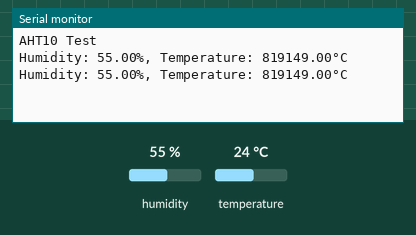
Recording of a sketch running on a simulated Arduino Uno, built with avr-gcc and run on an emulated ATmega328P. Parts: the last lines printed to the serial monitor. Wiring (inferred from the names in the program): AHT10/20 sensor at I2C address 0x38. The inputs (shaded band) are chosen by the test bench; at power-on: humidity 55 %, temperature 24 °C.

Above: at 6.0 s.
6.1 s: humidity set to 22 %
At 10.6 s:
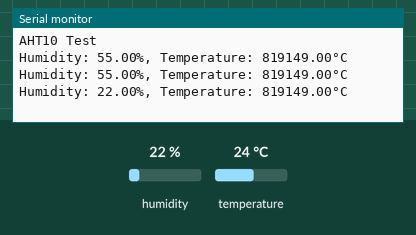
12.2 s: temperature set to 12 °C
At 15.8 s:
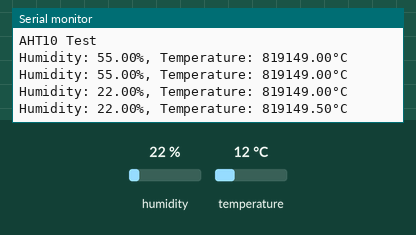
18.3 s: humidity set to 40 %
At 21.0 s:
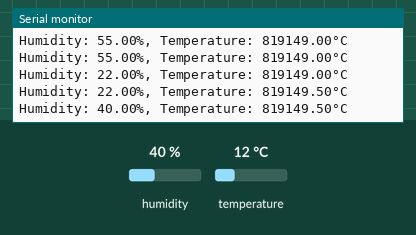
Timing chart, 0 to 22.5 s (numbered marks = the images above; inputs shaded):
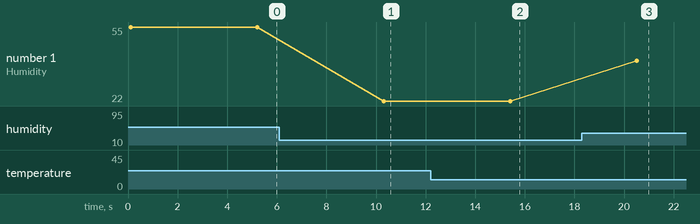

Measured:
- after the input at 6.1 s, the serial monitor: prints a new line after 4.2 s (image 1)
- after the input at 12.2 s, the serial monitor: prints a new line after 3.2 s (image 2)
- after the input at 18.3 s, the serial monitor: prints a new line after 2.2 s (image 3)
- plotted number 1: 55 → 22 after the input at 6.1 s, 22 → 40 after the input at 18.3 s

The sketch:

AHT10_Serial_Test.ino
```cpp
#include <Wire.h>

#define AHT10_ADDRESS 0x38

void setup() {
  Wire.begin();

  Serial.begin(9600);
  Serial.println("AHT10 Test");
}

void loop() {
  Wire.beginTransmission(AHT10_ADDRESS);
  Wire.write(0xAC);
  Wire.write(0x33);
  Wire.write(0x00);
  Wire.endTransmission();

  delay(100);

  Wire.requestFrom(AHT10_ADDRESS, 6);
  uint8_t data[6];
  for (int i = 0; i < 6; i++) {
    data[i] = Wire.read();
  }

  uint32_t hum = ((uint32_t)data[1] << 12) | ((uint32_t)data[2] << 4) | (data[3] >> 4);
  uint32_t temp = ((uint32_t)data[3] & 0x0F) << 16 | (data[4] << 8) | data[5];

  float humidity = (float)hum * 100 / 0x100000;
  float temperature = (float)temp * 200 / 0x100000 - 50;

  Serial.print("Humidity: ");
  Serial.print(humidity);
  Serial.print("%, Temperature: ");
  Serial.print(temperature);
  Serial.println("°C");

  delay(5000);
}
```
